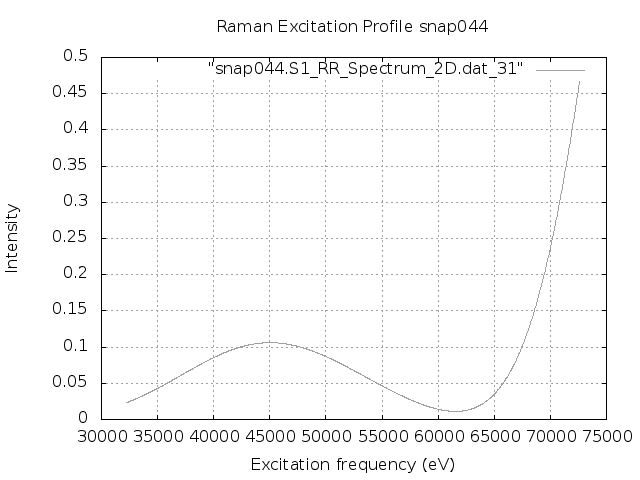

Generate this figure with gnuplot:
set terminal png
set output "snap044.S1.REP_frozen.png"
set xlabel 'Excitation frequency (eV)'
set ylabel 'Intensity'
set title "Raman Excitation Profile snap044"
set grid
set autoscale
plot "snap044.S1_RR_Spectrum_2D.dat_31" with lines lc "blue"
exit
